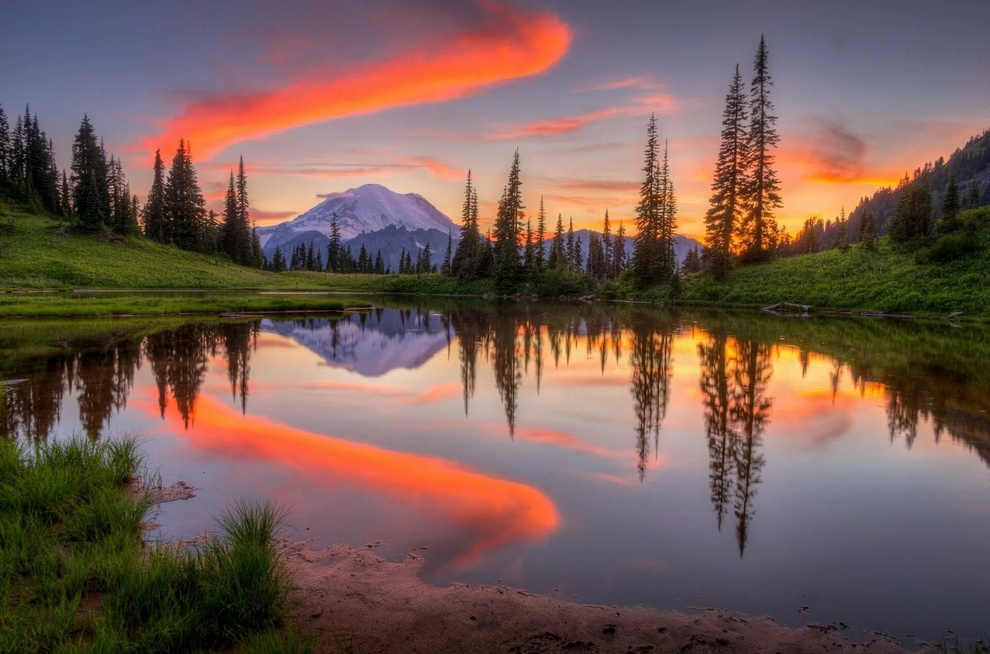
#> input picture vvvv/T3_3/1.jpg, 990 x 654 px, shrunk from 1920 x 1268 before the run
$ python T3_3.py
#> lines starting #> are read from the running program, lines starting #| are printed output that depends on the picture
from PIL import Image

image1 = Image.open('1.jpg')
#> image1 is the input picture: PIL image 990x654 RGB; mean R, G, B 117.2, 91.6, 83.4
width_image1 = image1.width
#> width_image1 = 990
height_image1 = image1.height
#> height_image1 = 654
new_image1 = image1.crop((0,0,height_image1,height_image1))
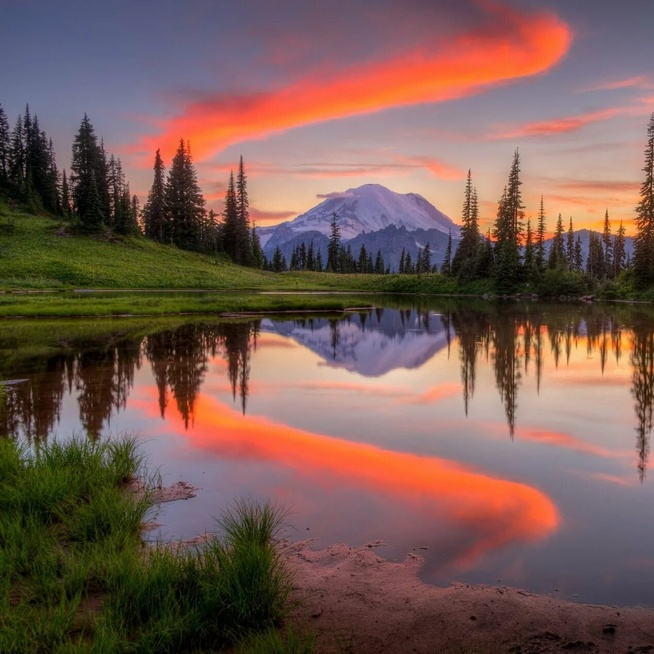
#> new_image1: PIL image 654x654 RGB; mean R, G, B 119.4, 90.8, 83.1
new_image1.save("new_1.jpg")
image1.close()
new_image1.close()

image2 = Image.open('22.jpg')
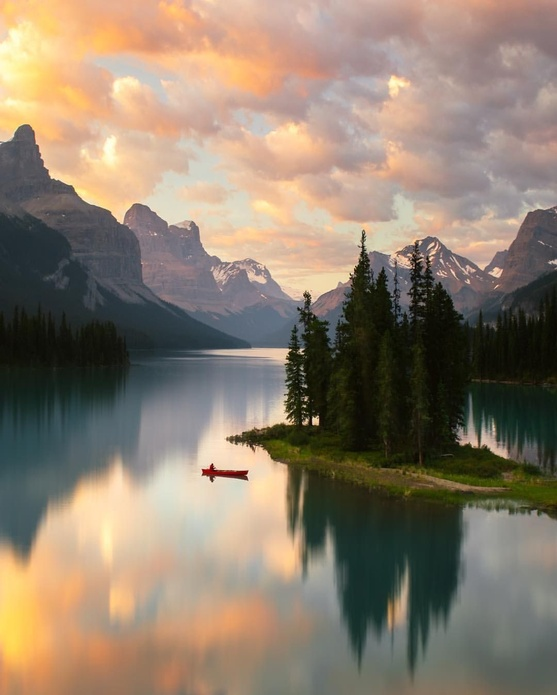
#> input picture vvvv/T3_3/22.jpg, 557 x 695 px, shrunk from 1080 x 1349 before the run
#> image2 is the input picture: PIL image 557x695 RGB; mean R, G, B 141.1, 126.5, 109.6
width_image2 = image2.width
#> width_image2 = 557
height_image2 = image2.height
#> height_image2 = 695
#> (the run stopped early here; a loop or call above may not have finished)
